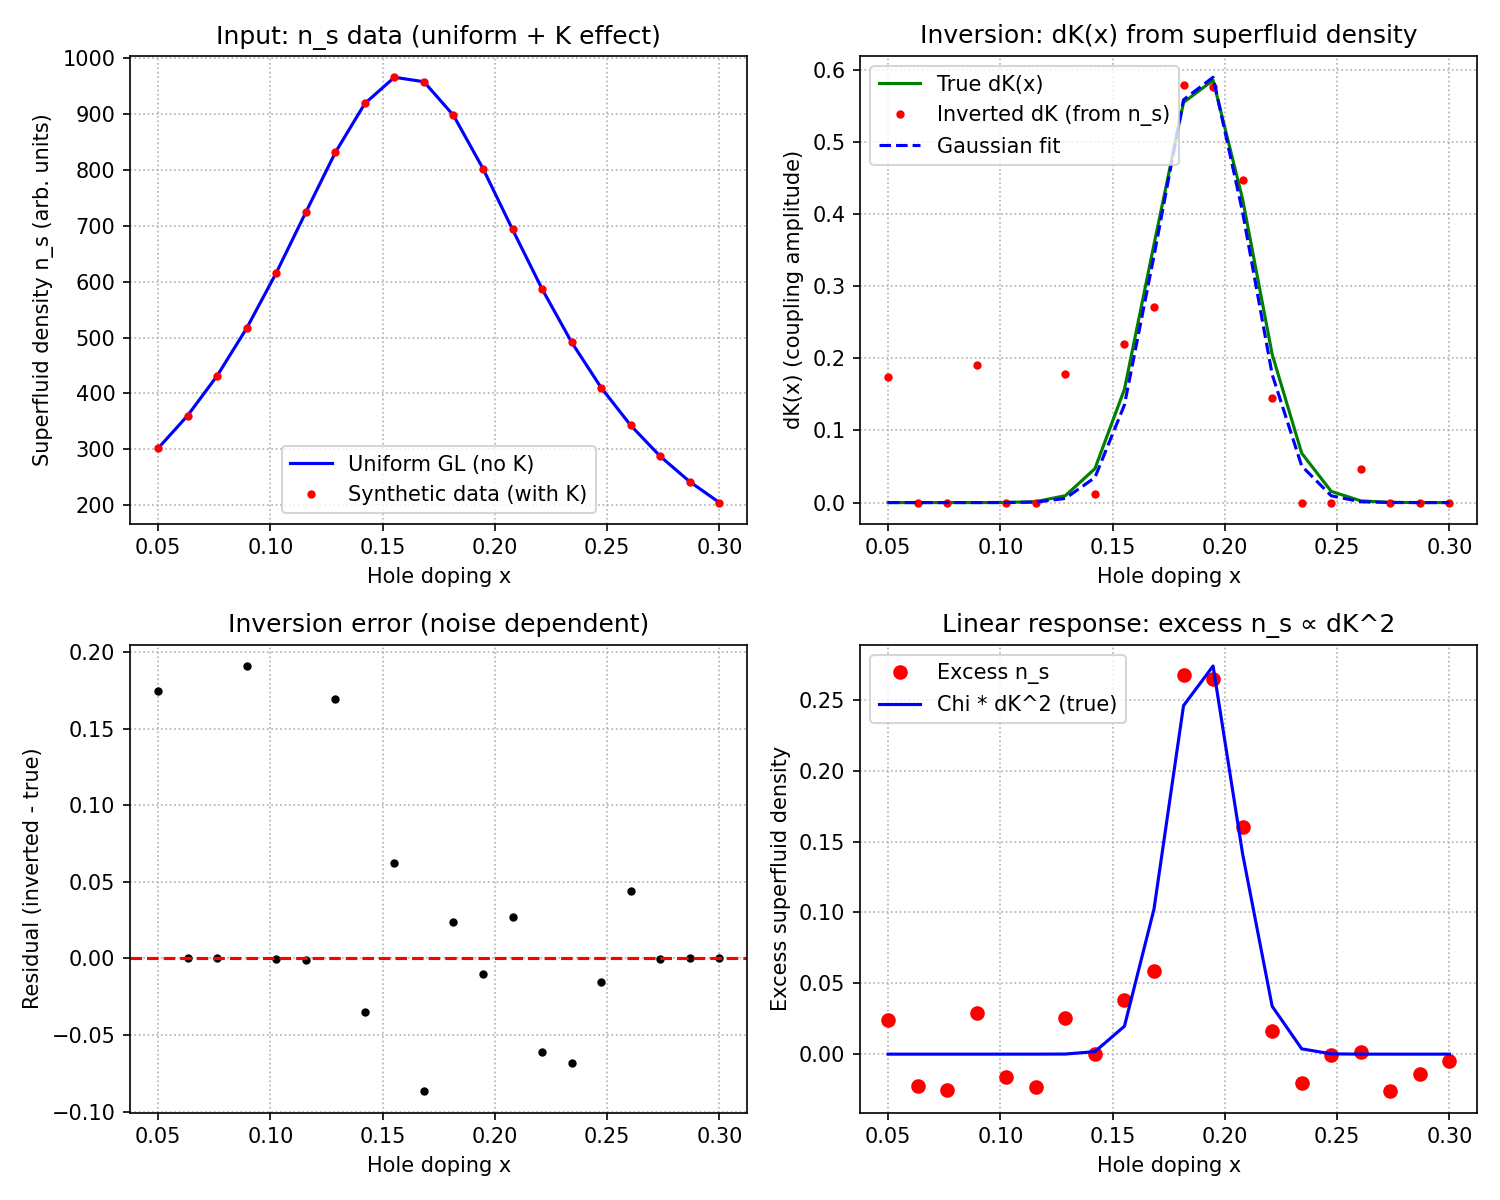

Write the Python code that produced this figure.
"""
Inversion of the coupling matrix K(x) from superfluid density data.
Assumes: K(r) = K0 + dK(x) * cos(qx)cos(qy) with q = pi.
Linear response: n_s_exp = n_s_uniform + chi * (dK)^2
We solve for dK(x) given n_s_exp(x) and the uniform GL prediction.

Author: Kai Huang
"""

import numpy as np
import matplotlib.pyplot as plt
from scipy.optimize import curve_fit

# ========================================
# 1. Generate synthetic "experimental" data
# ========================================
# Doping range
x_vals = np.linspace(0.05, 0.30, 20)
x_opt = 0.16
p_max = 0.97
A = 5.0
s0 = 30.0  # K

def purity(x):
    return p_max - A * (x - x_opt)**2

def Tc_phenom(x):
    p = purity(x)
    return s0 * p / (1 - p)

# Uniform GL prediction: n_s_uniform = epsilon/gamma, with epsilon ~ T_c
gamma = 1.0
const = 1.0
n_s_uniform = Tc_phenom(x_vals) / const   # arbitrary scaling

# Assume true dK(x) has a peak near quantum critical point x_QCP = 0.19
x_QCP = 0.19
w = 0.03
dK_max_true = 0.6
dK_true = dK_max_true * np.exp(-((x_vals - x_QCP)/w)**2)

# Linear response coefficient chi (obtained from separate simulation or theory)
chi = 0.8   # typical value, positive means enhanced n_s

# Experimental n_s: uniform + chi*dK^2 + noise
noise_std = 0.02
n_s_exp = n_s_uniform + chi * dK_true**2
n_s_exp += np.random.normal(0, noise_std, size=len(x_vals))

# Ensure positivity
n_s_exp = np.maximum(n_s_exp, 0.01)

print("=" * 60)
print("Synthetic experimental data generated")
print(f"x range: {x_vals[0]:.3f} - {x_vals[-1]:.3f}")
print(f"True dK peak at x={x_QCP:.3f}, amplitude={dK_max_true:.3f}")
print(f"Added Gaussian noise std={noise_std:.3f}")
print("=" * 60)

# ========================================
# 2. Inversion: solve for dK(x) from n_s_exp
# ========================================
# We assume n_s_uniform is known from the dome fit (T_c fit).
# Then dK_sq = (n_s_exp - n_s_uniform) / chi
dK_sq_inv = (n_s_exp - n_s_uniform) / chi
# Negative values can arise from noise; set to zero (no coupling)
dK_sq_inv = np.maximum(dK_sq_inv, 0.0)
dK_inv = np.sqrt(dK_sq_inv)

# Fit a Gaussian shape to the inverted dK to extract peak position and width
def gaussian(x, amp, center, sigma):
    return amp * np.exp(-((x - center)/sigma)**2)

try:
    popt, pcov = curve_fit(gaussian, x_vals, dK_inv, p0=[0.5, 0.19, 0.03])
    dK_fit = gaussian(x_vals, *popt)
    print("\nFitted Gaussian parameters for dK(x):")
    print(f"  Amplitude = {popt[0]:.4f}")
    print(f"  Center = {popt[1]:.4f}")
    print(f"  Width = {popt[2]:.4f}")
except Exception as e:
    print("Gaussian fit failed:", e)
    dK_fit = dK_inv

# ========================================
# 3. Plot results
# ========================================
plt.figure(figsize=(10, 8))

plt.subplot(2,2,1)
plt.plot(x_vals, n_s_uniform, 'b-', label='Uniform GL (no K)')
plt.plot(x_vals, n_s_exp, 'ro', markersize=3, label='Synthetic data (with K)')
plt.xlabel('Hole doping x')
plt.ylabel('Superfluid density n_s (arb. units)')
plt.title('Input: n_s data (uniform + K effect)')
plt.legend()
plt.grid(True, linestyle=':')

plt.subplot(2,2,2)
plt.plot(x_vals, dK_true, 'g-', label='True dK(x)')
plt.plot(x_vals, dK_inv, 'ro', markersize=3, label='Inverted dK (from n_s)')
plt.plot(x_vals, dK_fit, 'b--', label='Gaussian fit')
plt.xlabel('Hole doping x')
plt.ylabel('dK(x) (coupling amplitude)')
plt.title('Inversion: dK(x) from superfluid density')
plt.legend()
plt.grid(True, linestyle=':')

plt.subplot(2,2,3)
residual = dK_inv - dK_true
plt.plot(x_vals, residual, 'ko', markersize=3)
plt.axhline(y=0, color='r', linestyle='--')
plt.xlabel('Hole doping x')
plt.ylabel('Residual (inverted - true)')
plt.title('Inversion error (noise dependent)')
plt.grid(True, linestyle=':')

plt.subplot(2,2,4)
plt.plot(x_vals, n_s_exp - n_s_uniform, 'ro', label='Excess n_s')
plt.plot(x_vals, chi * dK_true**2, 'b-', label='Chi * dK^2 (true)')
plt.xlabel('Hole doping x')
plt.ylabel('Excess superfluid density')
plt.title('Linear response: excess n_s ∝ dK^2')
plt.legend()
plt.grid(True, linestyle=':')

plt.tight_layout()
plt.savefig('inversion_coupling_matrix.png', dpi=150)
plt.show()

print("\nFigure saved as inversion_coupling_matrix.png")
print("Done.")
